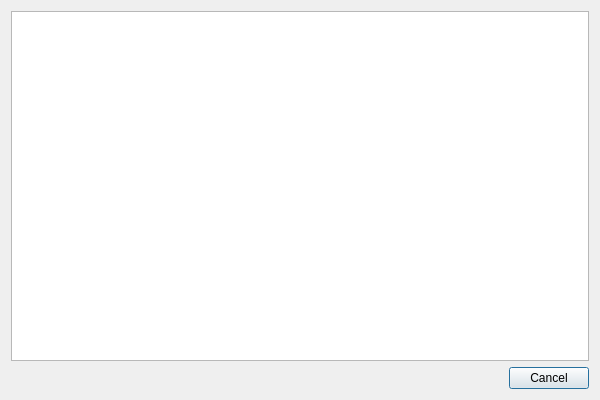
<?xml version="1.0" encoding="UTF-8"?>
<ui version="4.0">
 <class>Merge</class>
 <widget class="QDialog" name="Merge">
  <property name="geometry">
   <rect>
    <x>0</x>
    <y>0</y>
    <width>600</width>
    <height>400</height>
   </rect>
  </property>
  <property name="windowTitle">
   <string>Łączenie plików</string>
  </property>
  <layout class="QGridLayout" name="gridLayout">
   <item row="0" column="0">
    <widget class="QTextEdit" name="infoE">
     <property name="cursor" stdset="0">
      <cursorShape>ArrowCursor</cursorShape>
     </property>
     <property name="tabChangesFocus">
      <bool>true</bool>
     </property>
     <property name="readOnly">
      <bool>true</bool>
     </property>
    </widget>
   </item>
   <item row="1" column="0">
    <widget class="QDialogButtonBox" name="buttonBox">
     <property name="orientation">
      <enum>Qt::Horizontal</enum>
     </property>
     <property name="standardButtons">
      <set>QDialogButtonBox::Cancel</set>
     </property>
    </widget>
   </item>
  </layout>
 </widget>
 <resources/>
 <connections>
  <connection>
   <sender>buttonBox</sender>
   <signal>rejected()</signal>
   <receiver>Merge</receiver>
   <slot>reject()</slot>
   <hints>
    <hint type="sourcelabel">
     <x>309</x>
     <y>383</y>
    </hint>
    <hint type="destinationlabel">
     <x>309</x>
     <y>199</y>
    </hint>
   </hints>
  </connection>
 </connections>
</ui>
